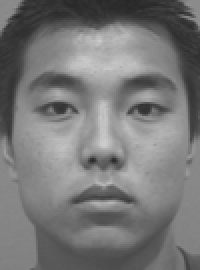
%> input picture _bak/data/CAFE/raw/027_n5.pgm, 100 x 135 px (shown 2 times larger)
$ octave --eval "result = scrub_image('../../_bak/data/CAFE/raw/027_n5.pgm');"   (GNU Octave 9; MATLAB toolbox functions it lacks are replaced by stand-ins)
%> lines starting %> are read from the running program, lines starting %| are printed output that depends on the picture; in (x1, y1, x2, y2) boxes, pixels count from 0 and x2, y2 are one past the last pixel; in counts of white or black regions, pixels touching at a corner belong together; the program's own positions count from 1
function [img, orig_img, c_orig_img]  = scrub_image(img_file, rotang, color_channel, thresh)
%> called with img_file = '../../_bak/data/CAFE/raw/027_n5.pgm'
    if ~exist('rotang','var'),        rotang = 0; end;
    if ~exist('color_channel','var'), color_channel='bw'; end;
    if ~exist('thresh', 'var'),       thresh = 170; end;

    % Read image
    c_orig_img = imread(img_file);
%> c_orig_img is the input picture: size 135x100 uint8; min 40, max 204, mean 119.6
    bw_orig_img = rgb2gray(c_orig_img);
    switch color_channel
        case 'r', orig_img = reshape(c_orig_img(:,:,1), [size(c_orig_img,1) size(c_orig_img,2)]);
        case 'g', orig_img = reshape(c_orig_img(:,:,2), [size(c_orig_img,1) size(c_orig_img,2)]);
        case 'b', orig_img = reshape(c_orig_img(:,:,3), [size(c_orig_img,1) size(c_orig_img,2)]);
        case 'bw',     orig_img = bw_orig_img;
    end;
    img = orig_img;

    % binarize and invert the image
    img(img>=thresh) = 255; img(img<thresh) = 0;
%> after `img(img>=thresh) = 255`:
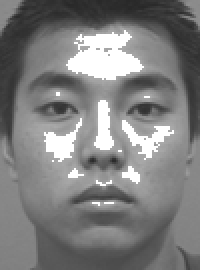
%> img: size 135x100 uint8 (shown 2 times larger); 8.83% of pixels changed, all inside (x1, y1, x2, y2) = (22, 15, 87, 103)
%> after `img(img<thresh) = 0`:
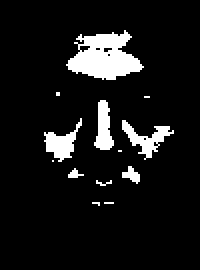
%> img: size 135x100 uint8 (shown 2 times larger); 8.8% white; 13 white regions (7 under 20 px), largest, box (x1, y1, x2, y2) and area: (33, 15, 72, 40) 584, (61, 60, 87, 80) 182, (22, 59, 41, 81) 173, (47, 50, 57, 75) 157, (61, 83, 70, 92) 44, (34, 84, 42, 89) 21
    img(img>0)=1; img=~img;
%> after `img(img>0)=1`:
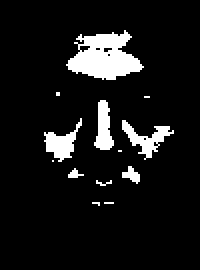
%> img: size 135x100 uint8 (shown 2 times larger); values 0 (black) and 1 (white), 8.8% white; 13 white regions (7 under 20 px), largest, box (x1, y1, x2, y2) and area: (33, 15, 72, 40) 584, (61, 60, 87, 80) 182, (22, 59, 41, 81) 173, (47, 50, 57, 75) 157, (61, 83, 70, 92) 44, (34, 84, 42, 89) 21


    % rotate image. do this after inverting, so that added pixels don't
    % interfere.
    if rotang ~= 0, img = imrotate(img, rotang); end;

$ run again, on _bak/data/CAFE/raw/037_ht2.pgm
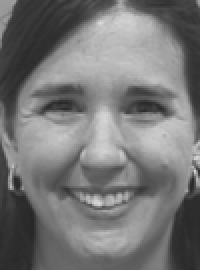
%> input picture _bak/data/CAFE/raw/037_ht2.pgm, 100 x 135 px (shown 2 times larger)
%> in scrub_image, c_orig_img is the input picture: size 135x100 uint8; min 39, max 217, mean 118.4
%> in scrub_image, `img(img<thresh) = 0`:
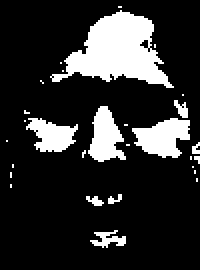
%> img: size 135x100 uint8 (shown 2 times larger); 17.8% white; 29 white regions (22 under 20 px), largest, box (x1, y1, x2, y2) and area: (25, 5, 87, 44) 1209, (66, 59, 95, 79) 376, (44, 53, 63, 81) 324
%> in scrub_image, `img(img>0)=1`:
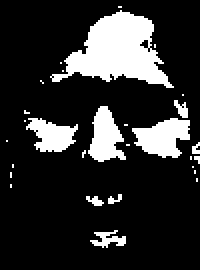
%> img: size 135x100 uint8 (shown 2 times larger); values 0 (black) and 1 (white), 17.8% white; 29 white regions (22 under 20 px), largest, box (x1, y1, x2, y2) and area: (25, 5, 87, 44) 1209, (66, 59, 95, 79) 376, (44, 53, 63, 81) 324
